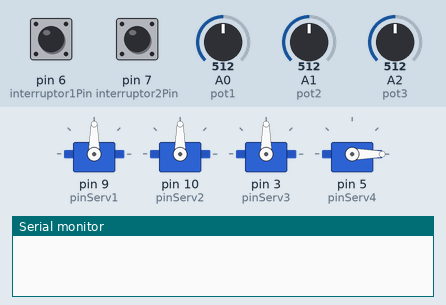
Bench run of a sketch on a simulated Arduino Uno, built with avr-gcc and run on an emulated ATmega328P. Parts: 4 × servo, the last lines printed to the serial monitor. The inputs (shaded band) are chosen by the test bench; at power-on: pin 7 (interruptor2Pin) HIGH, A0 (pot1) = 512, A1 (pot2) = 512, A2 (pot3) = 512, pin 6 (interruptor1Pin) HIGH.

Above: at 1.2 s.
1.3 s: pin 7 (interruptor2Pin) pulled LOW for 0.15 s
At 4.0 s:
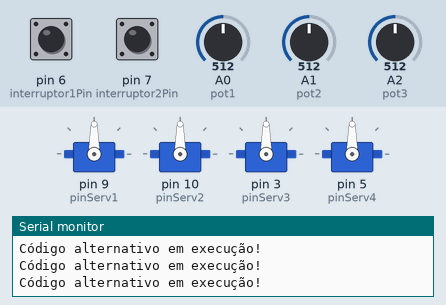
4.4 s: A0 (pot1) set to 716
7.4 s: A1 (pot2) set to 716
At 10.1 s:
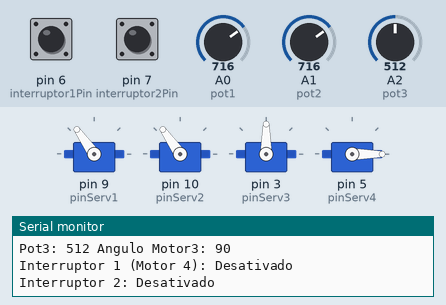
10.4 s: A2 (pot3) set to 716
At 10.8 s:
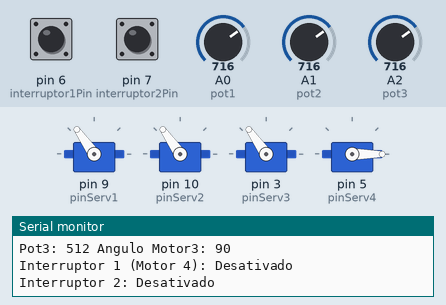
11.9 s: pin 6 (interruptor1Pin) pulled LOW for 3.2 s
At 12.3 s:
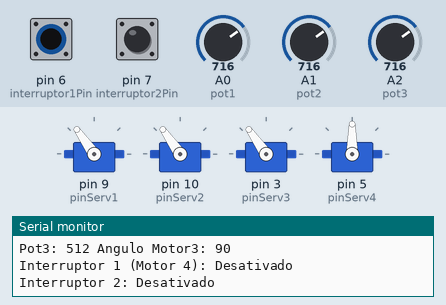
16.6 s: A0 (pot1) set to 900
At 17.4 s:
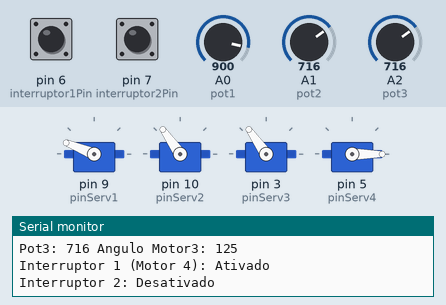
Timing chart, 0 to 19.1 s (numbered marks = the images above; inputs shaded):
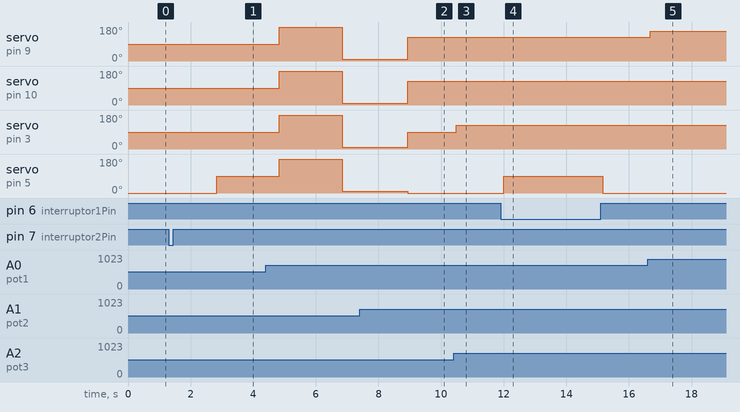

Measured:
- after the input at 1.3 s, servo on pin 5 (pinServ4): 0° → 90° after 1.5 s
- after the input at 7.4 s, servo on pin 10 (pinServ2): 10° → 125° after 1.5 s
- after the input at 10.4 s, servo on pin 3 (pinServ3): 90° → 125° after 0.09 s
- after the input at 11.9 s, servo on pin 5 (pinServ4): 0° → 90° after 0.10 s, → 0° 3.2 s later
- after the input at 16.6 s, servo on pin 9 (pinServ1): 125° → 158° after 0.08 s

The sketch:

Ailuj_Robot_Arm_Controller.ino
```cpp
// inclui biblioteca do servomotor
#include <Servo.h>

// define pinos dos servos
#define pinServ1 9
#define pinServ2 10
#define pinServ3 3
#define pinServ4 5

// define as portas dos potenciômetros
#define pot1 A0
#define pot2 A1
#define pot3 A2

// define os pinos dos interruptores
#define interruptor1Pin 6
#define interruptor2Pin 7

// nomeia os servos
Servo serv1, serv2, serv3, serv4;

// variáveis para os ângulos de cada motor
int motor1, motor2, motor3, motor4;

// variável para armazenar o estado dos interruptores
bool interruptor1Estado = false;
bool interruptor2Estado = false;

// Variáveis para temporização
unsigned long mostradorTimer = 0;
const unsigned long intervaloMostrador = 5000;

void setup() {
  // inicia o monitor serial
  Serial.begin(9600);

  // atribui pinos dos servos
  serv1.attach(pinServ1);
  serv2.attach(pinServ2);
  serv3.attach(pinServ3);
  serv4.attach(pinServ4);

  // configura os pinos dos interruptores como entrada
  pinMode(interruptor1Pin, INPUT_PULLUP);
  pinMode(interruptor2Pin, INPUT_PULLUP);
}

void loop() {
    // Verifica se o interruptor 2 está ativado
    if (digitalRead(interruptor2Pin) == LOW) { // interruptor 2 pressionado
        // Executa outro código quando o interruptor 2 é ativado
        Serial.println("Interruptor 2 ativado! Executando outro código...");

        // Código alternativo em execução (exemplo)
        for (int i = 0; i < 3; i++) {
            Serial.println("Código alternativo em execução!");
            delay(500);
        }

        // Aqui, você pode definir posições específicas para os motores, se desejar
        serv1.write(90); // Posiciona o servo 1 em um ângulo específico
        serv2.write(90); // Posiciona o servo 2 em um ângulo específico
        serv3.write(90); // Posiciona o servo 3 em um ângulo específico
        serv4.write(90); // Posiciona o servo 4 em um ângulo específico

        delay(2000);
        serv1.write(180);
        serv2.write(180);
        serv3.write(180);
        serv4.write(180);

        delay(2000);
        serv1.write(10);
        serv2.write(10);
        serv3.write(10);
        serv4.write(10);

        delay(2000);

    } else {
        // Leitura dos valores dos potenciômetros e ajuste dos ângulos
        motor1 = map(analogRead(pot1), 0, 1023, 0, 180);
        motor2 = map(analogRead(pot2), 0, 1023, 0, 180);
        motor3 = map(analogRead(pot3), 0, 1023, 0, 180);

        // Controla o motor 4 baseado no estado do interruptor 1
        if (digitalRead(interruptor1Pin) == LOW) {
            motor4 = 90;
        } else {
            motor4 = 0;
        }

        // Posiciona os servos dos motores
        serv1.write(motor1);
        serv2.write(motor2);
        serv3.write(motor3);
        serv4.write(motor4);

        // Envia os dados ao monitor serial
        if (millis() - mostradorTimer >= intervaloMostrador) {
            // envio para o monitor serial do posicionamento dos motores
            Serial.println("**********************************************");

            Serial.print("Pot1: ");
            Serial.print(analogRead(pot1));
            Serial.print(" Angulo Motor1: ");
            Serial.println(motor1);

            Serial.print("Pot2: ");
            Serial.print(analogRead(pot2));
            Serial.print(" Angulo Motor2: ");
            Serial.println(motor2);

            Serial.print("Pot3: ");
            Serial.print(analogRead(pot3));
            Serial.print(" Angulo Motor3: ");
            Serial.println(motor3);

            Serial.print("Interruptor 1 (Motor 4): ");
            Serial.println(motor4 == 90 ? "Ativado" : "Desativado");

            Serial.print("Interruptor 2: ");
            Serial.println(digitalRead(interruptor2Pin) == LOW ? "Ativado" : "Desativado");

            mostradorTimer = millis(); // Reinicia o timer
        }
    }

    // Pequeno delay para suavizar as leituras
    delay(100);
}
```
